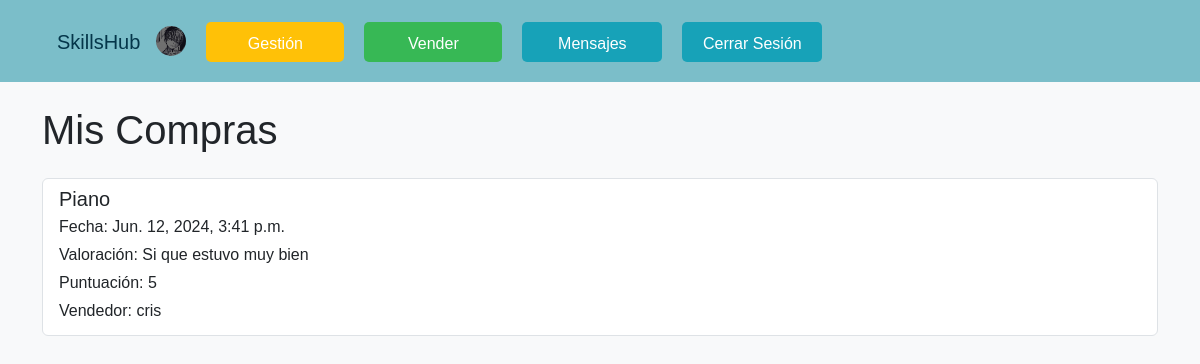
The page /lista_compras (signed in) on the database its author committed.
### SkillsHub/models.py (models this page shows, shortened)
class Usuario(AbstractUser):
    nombre = models.CharField(max_length=100)
    saldo = models.DecimalField(max_digits=10, decimal_places=2, default=0, null=True)
    avatar = models.ImageField(upload_to='avatars/', default='avatars/perfil.png')
    comentario = models.TextField(blank=True, null=True)
    baneado = models.BooleanField(default=False)
    seguidores = models.ManyToManyField("self", symmetrical=False, related_name='usuarios_seguidores', blank=True)
    seguidos = models.ManyToManyField("self", symmetrical=False, related_name='usuarios_seguidos', blank=True)
    insignia_perfil = models.ForeignKey(UsuarioInsignia, null=True, blank=True, on_delete=models.SET_NULL, related_name='insignia_en_perfil')
    def __str__(self):
        return self.username

class Compra(models.Model):
    usuario_comprador = models.ForeignKey(Usuario, related_name='compras_realizadas', on_delete=models.CASCADE)
    servicio = models.ForeignKey(Servicio, on_delete=models.CASCADE)
    fecha = models.DateTimeField(default=timezone.now) #Hacemos que automaticamente se ponga como fecha y hora actual
    valoracion = models.TextField(blank=True, null=True)
    puntuacion = models.IntegerField(default=0, choices=[(i, i) for i in range(6)]) #Que el rango de puntuacion sea del 0-5
    usuario_vendedor = models.ForeignKey(Usuario, related_name='ventas_realizadas', on_delete=models.CASCADE)

class Servicio(models.Model):
    nombre = models.CharField(max_length=100)
    precio = models.DecimalField(max_digits=10, decimal_places=2)
    descripcion = models.TextField()
    ubicacion = models.ForeignKey(Ubicacion, on_delete=models.CASCADE)
    usuario = models.ForeignKey(Usuario, on_delete=models.CASCADE)
    activo = models.BooleanField(default=True)
    categoria = models.ForeignKey(Categoria, on_delete=models.CASCADE)
    imagen = models.ImageField(upload_to='servicio/', blank=False, default='servicio/blanco.jpeg')

### SkillsHub/views.py (the view)
# urls.py: path('lista_compras', login_required(views.lista_compras), name='lista_compras'),
def lista_compras(request):
    compras = Compra.objects.filter(usuario_comprador=request.user).order_by('-fecha')
    return render(request, 'Proyecto/lista_compras.html', {'compras': compras})

### SkillsHub/templates/Proyecto/lista_compras.html
{% extends './base.html' %}
{% block content %}
    <div class="container mt-4">
        <h1 class="mb-4">Mis Compras</h1>
        <div class="list-group">
            {% for compra in compras %}
                <div class="list-group-item mb-3">
                    <h5 class="mb-1">{{ compra.servicio.nombre }}</h5>
                    <p class="mb-1">Fecha: {{ compra.fecha }}</p>
                    <p class="mb-1">Valoración: {{ compra.valoracion }}</p>
                    <p class="mb-1">Puntuación: {{ compra.puntuacion }}</p>
                    <p class="mb-1">Vendedor: {{ compra.usuario_vendedor }}</p>
                </div>
            {% empty %}
                <p class="text-muted">No tienes compras realizadas.</p>
            {% endfor %}
        </div>
    </div>
{% endblock %}

### SkillsHub/templates/Proyecto/base.html (shortened to what this page needs)
{% load static %}
<!DOCTYPE html>
<html lang="es">
<head>
    <link href="https://cdn.jsdelivr.net/npm/bootstrap@5.3.3/dist/css/bootstrap.min.css" rel="stylesheet">
</head>
<body>
   <div class="container-fluid no-margin-padding">
        <nav class="page-header navbar navbar-expand-lg navbar-light">
            <div class="container">
                <h1 class="navbar-brand"><a href="{% url 'servicios' %}" style="text-decoration: none; color: inherit;">SkillsHub</a></h1>
                {% if user.avatar %}
                    <div class="d-flex align-items-center avatar-container">
                        <a href="{% url 'perfil_usuario' user.pk %}">
                            <img src="{{ user.avatar.url }}" class="avatar" alt="Avatar">
                        </a>
                    </div>
                {% endif %}
                <div class="collapse navbar-collapse" id="navbarNav">
                    <ul class="navbar-nav text-center">
                        {% if user.is_authenticated %}
                            {% if request.user.is_authenticated and request.user.is_superuser %}
                                <li class="nav-item"><a href="{% url 'gestion' %}" class="nav-link btn btn-warning">Gestión</a></li>
                            {% endif %}
                            <li class="nav-item"><a href="{% url 'nuevo_servicio' %}" class="nav-link btn success btn-success">Vender</a></li>
                            <li class="nav-item"><a href="{% url 'rooms' %}" class="nav-link btn btn-info info text-white">Mensajes</a></li>
                            <li class="nav-item">
                                <form action="{% url 'logout' %}" method="post">
                                    <button type="submit" class="btn btn-info info text-white">Cerrar Sesión</button>
                                </form>
                            </li>
                        {% else %}
                            <li class="nav-item"><a href="{% url 'login' %}" class="nav-link btn btn-info info text-white">Iniciar Sesión</a></li>
                            <li class="nav-item"><a href="{% url 'register' %}" class="nav-link btn btn-info info text-white">Regístrate</a></li>
                        {% endif %}
                    </ul>
                </div>
            </div>
        </nav>
    </div>
    <div class="container-fluid">
        <div class="row">
            <div class="col">
                {% block content %}
                {% endblock %}
            </div>
        </div>
    </div>
</body>
</html>

### SkillsHub/templates/Proyecto/base.html (style rules this page uses)
body { background-color: #f8f9fa; font-family: Arial, sans-serif; margin: 0; padding: 0; }
.page-header { background-color: #7bbec9; }
.page-header { display: flex; justify-content: space-between; align-items: center; padding: 10px; }
.page-header h1 { margin-left: 15px; color: #04364A; margin-top: 10px; }
.btn { display: inline-block; padding: 10px 20px; margin: 10px; font-size: 16px; text-decoration: none; color: #fff; border: none; border-radius: 5px; cursor: pointer; transition: background-color 0.3s ease; }
.btn-warning { background-color: #ffc107; width: 138px; height: 40px; margin-left: 10px; margin-top: 12px; }
.success { background-color: #37b855; width: 138px; height: 40px; margin-top: 12px; }
.info { background-color: #17a2b8; width: 140px; height: 40px; margin-left: 10px; margin-top: 12px; }
.avatar { width: 30px; height: 30px; border-radius: 50%; margin-right: 10px; }
.no-margin-padding { margin: 0 !important; padding: 0 !important; }

### rows shown on the page
Usuario: avatar (picture)
Compra: servicio.nombre "Piano", fecha "Jun. 12, 2024, 3:41 p.m.", valoracion "Si que estuvo muy bien", puntuacion "5", usuario_vendedor "cris"
